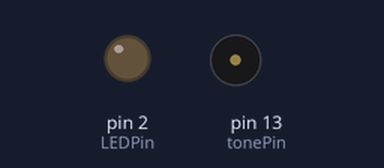
A sketch run on a simulated Arduino Uno, built with avr-gcc and run on an emulated ATmega328P. Parts: output pins drawn as LEDs (lit = HIGH), buzzer (waves = sounding). Random numbers use the default seed unless the sketch sets one; what the sketch prints to the serial monitor is not drawn.

Above: at 2.3 s.
At 38.8 s:
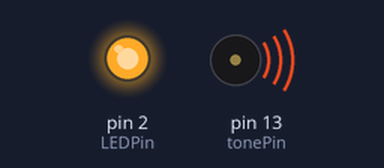
Timing chart, 0 to 40.0 s (numbered marks = the images above):
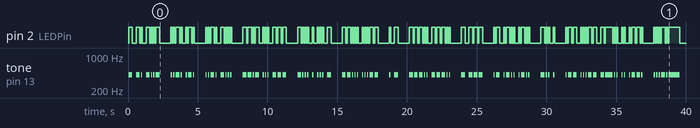

The sketch:

MorseCodeV3.ino
```cpp
// 1/17/17 - Louie - here is the code which is loaded on the Arduino which I sent you.  -Al

// adapted from http://revryl.com/2012/03/31/morse-code-gen/
// created message matrix 12/28/15 AE
// 1/17/17 activated random behavior, added separate LED output, removed #defines AE

int tonePin = 13;
int LEDPin = 2;
char sMessage[] = {'T','N','X',' ','F','R',' ','F','B',' ','Q','S','O',' ','B','E','S','T',' ',
                   '7','3',' ','E','T',' ','8','8',' ','T','O',' ','A','L','L',' ','D','E',' ',
                   'W','3','Z','I','P',' ','!'};
int freq;
int dotPeriod;
int dahPeriod;
int relaxtime;
int letterSpace;
int wordSpace;
int delayTime;

void setup() {

pinMode(LEDPin, OUTPUT);
digitalWrite(LEDPin, LOW);

pinMode(tonePin, OUTPUT);
Serial.begin(9600);

}

void loop() {
  int i;
  // establish random behavior
  freq = random(400,1000);
  dotPeriod = random(40,90);
  dahPeriod = (dotPeriod *3);
  relaxtime = (dotPeriod);
  letterSpace = (dotPeriod *2);
  wordSpace = (dotPeriod *4);
  delayTime = random(10000,50000);

  // display results of random variable assignments
  Serial.println();
  Serial.println("W3ZIP 'The Zipper' Digital Memorial");
  Serial.println();
  Serial.print("frequency:  ");
  Serial.println(freq);
  Serial.print("dotPeriod:  ");
  Serial.println(dotPeriod);
  Serial.print("dahPeriod:  ");
  Serial.println(dahPeriod);
  Serial.print("delayTime:  ");
  Serial.println(delayTime);

  // send canned message
  for(i=0;i<sizeof(sMessage);i++)
  {
    playLetter(sMessage[i]);
    Serial.write(sMessage[i]);
    delay(letterSpace);
  }
  delay(delayTime);
}

void playLetter(char x)
  {
    switch (x){
      case 'E':
        dit(); return;
      case 'T':
        dah(); return;
      case 'A':
        di();dah(); return;
      case 'I':
        di();dit(); return;
      case 'O':
        dah();dah();dah(); return;
      case 'D':
        dah();di();dit(); return;
      case 'R':
        di();dah();dit(); return;
      case 'W':
        di();dah();dah(); return;
      case 'C':
        dah();di();dah();dit();return;
      case 'Q':
        dah();dah();di();dah(); return;
      case 'L':
        di();dah();di();dit(); return;
      case '7':
        dah();dah();di();di();dit(); return;
      case '8':
        dah();dah();dah();di();dit(); return;
      case '3':
        di();di();dit();dah();dah(); return;
      case 'B':
        dah();di();di();dit(); return;
      case 'H':
        di();di();di();dit(); return;
      case 'S':
        di();di();dit(); return;
      case 'F':
        di();di();dah();dit(); return;
      case 'N':
        dah();dit(); return;
      case 'M':
        dah();dah(); return;
      case 'X':
        dah();di();di();dah(); return;
      case 'P':
        di();dah();dah();dit(); return;
      case 'Z':
        dah();dahh();di();dit(); return;  //custom Z for the Zipper
      case '!':
        di();di();dit();dah();di();FinalDah(); return;
      case '.':
        di();dah();di();dah();di();dah(); return;

      case ' ':
        delay(wordSpace); return;
      default:
        ErrInd(); return;
    }
  }

void ErrInd()
{
  tone(tonePin, freq / 10);
  delay(dahPeriod);
  noTone(tonePin);
  delay(relaxtime);
}

void dit()
{
  digitalWrite(LEDPin, HIGH);
  tone(tonePin, freq);
  delay(dotPeriod);
  digitalWrite(LEDPin, LOW);
  noTone(tonePin);
  delay(relaxtime);
}

void dah()
{
  digitalWrite(LEDPin, HIGH);
  tone(tonePin, freq);
  delay(dahPeriod);
  digitalWrite(LEDPin, LOW);
  noTone(tonePin);
  delay(relaxtime);
}

void dahh()
{
  digitalWrite(LEDPin, HIGH);
  tone(tonePin, freq);
  delay(dahPeriod);
  delay(dahPeriod);  //extra long dah for call sign, characteristic of the Zipper
  digitalWrite(LEDPin, LOW);
  noTone(tonePin);
  delay(relaxtime);
}

void FinalDah()
{
  digitalWrite(LEDPin, HIGH);
  tone(tonePin, freq);
  delay(dahPeriod * 3);
  digitalWrite(LEDPin, LOW);
  noTone(tonePin);
  delay(relaxtime);
}

void di()
{
  dit();
}
```

Measured:
- by itself, tone on pin 13 (tonePin): plays 407 Hz for 0.27 s, 407 Hz for 0.27 s, 407 Hz for 0.09 s, 407 Hz for 0.27 s, 407 Hz for 0.09 s, 407 Hz for 0.09 s … (105 notes in this stretch)
